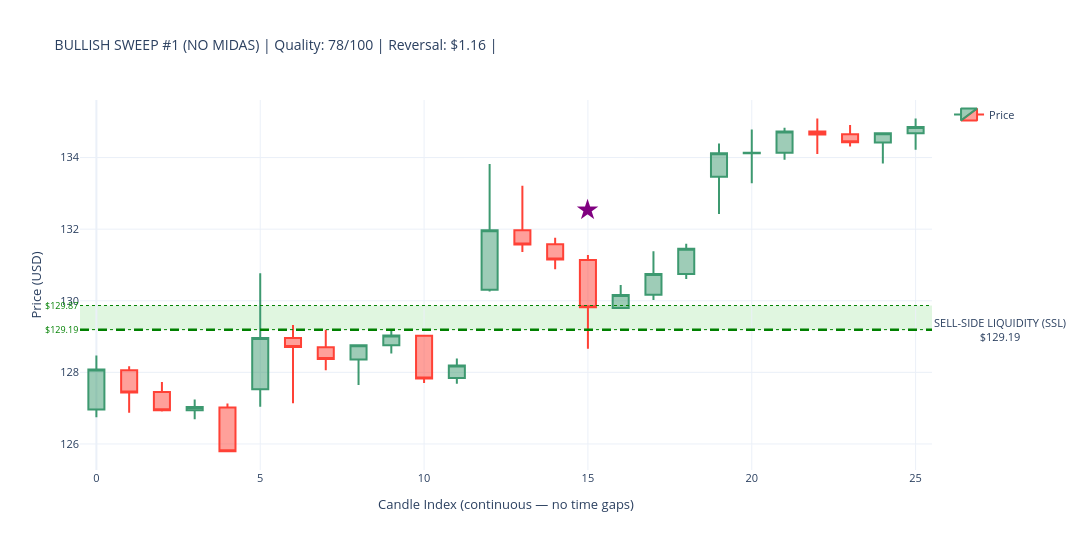
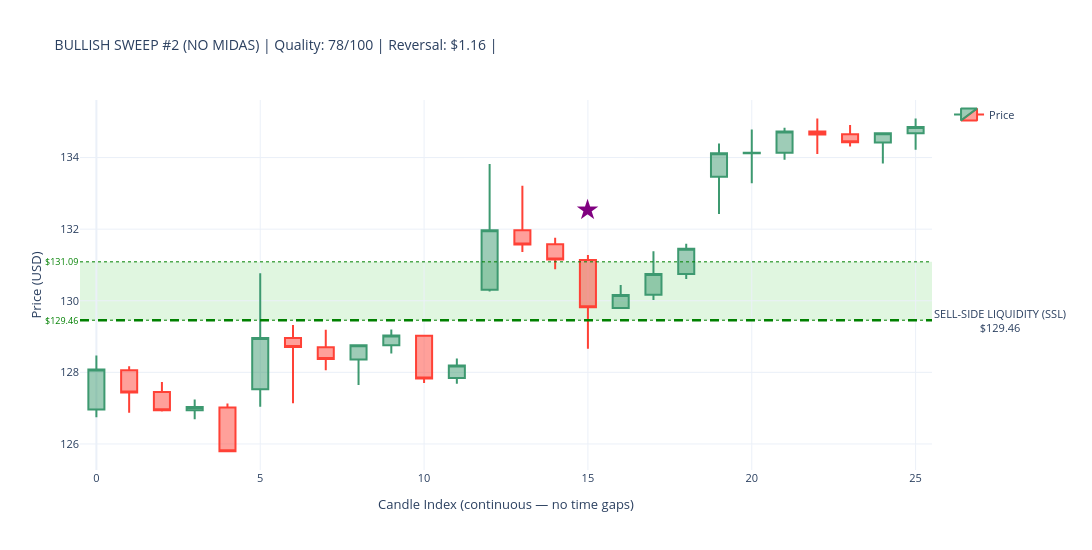
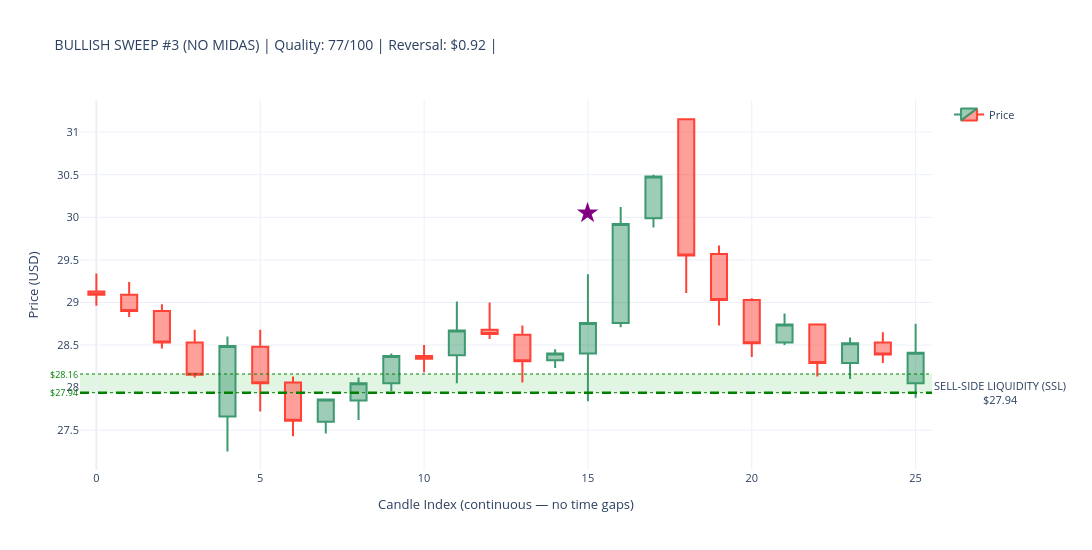
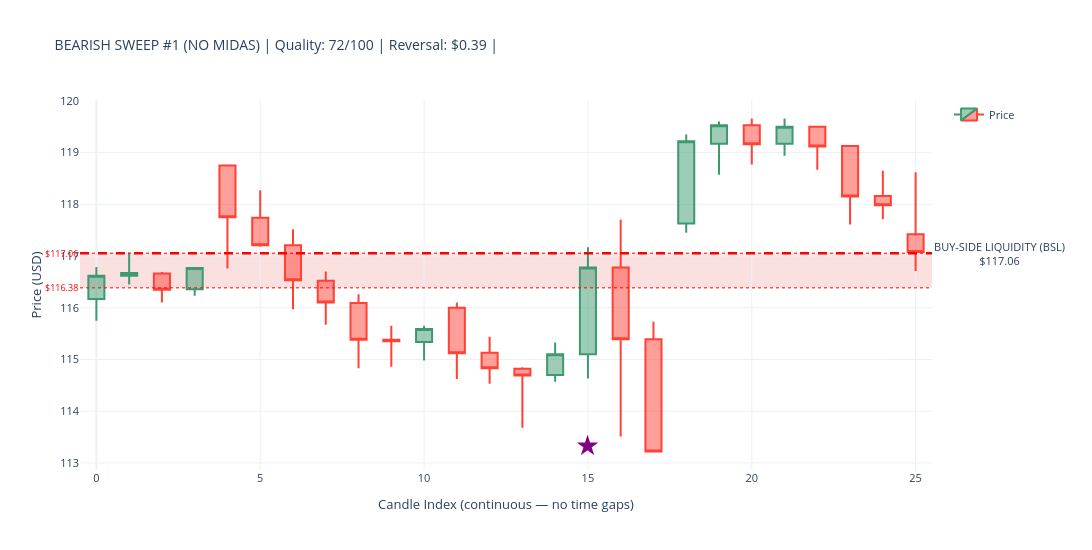

Here is the notebook cell these charts were saved with, in order:
### Markdown cell above
## Block E — Post-Detection Analysis

### Code cell
# ---------------------------------------------------------------------------
# SWEEP DETECTION CANDLESTICK VISUALIZATIONS WITH LIQUIDITY ZONES
# ---------------------------------------------------------------------------

required_vars = ['sweeps_hourly_no_midas', 'sweeps_hourly_with_midas', 'hourly_data']
missing_vars  = [v for v in required_vars if v not in globals()]

if missing_vars:
    print(f"\n⚠ WARNING: Missing variables — {missing_vars}")
    print("Please execute Part 8 first. Skipping visualization...")
else:
    print("\n✓ All required variables present. Proceeding with visualization...")

if not missing_vars:

    print("\n" + "=" * 70)
    print("VISUALIZING TOP SWEEPS — CANDLESTICK CHARTS WITH LIQUIDITY ZONES")
    print("=" * 70)

    import plotly.graph_objects as go

    price_data = hourly_data.copy()
    print(f"\n✓ Hourly data: {len(price_data)} candles")
    print(f"  Date range: {price_data['timestamp'].min().date()} → "
          f"{price_data['timestamp'].max().date()}")

    print(f"\nSweep data check:")
    print(f"  NO MIDAS  : {len(sweeps_hourly_no_midas)} total sweeps")
    if len(sweeps_hourly_no_midas) > 0:
        print(f"    Bullish : {(sweeps_hourly_no_midas['sweep_type']=='BULLISH').sum()}")
        print(f"    Bearish : {(sweeps_hourly_no_midas['sweep_type']=='BEARISH').sum()}")
    print(f"  WITH MIDAS: {len(sweeps_hourly_with_midas)} total sweeps")
    if len(sweeps_hourly_with_midas) > 0:
        print(f"    Bullish : {(sweeps_hourly_with_midas['sweep_type']=='BULLISH').sum()}")
        print(f"    Bearish : {(sweeps_hourly_with_midas['sweep_type']=='BEARISH').sum()}")


    def make_candlestick_chart_with_zones(
        price_df, sweep_timestamp, zone_level,
        zone_top, zone_bottom,
        sweep_type, chart_title
    ):
        try:
            # ── exact-hour timestamp match ────────────────────────────────────
            sweep_ts       = pd.to_datetime(sweep_timestamp)
            sweep_ts_naive = sweep_ts.tz_localize(None) if sweep_ts.tzinfo else sweep_ts
            ts_col_naive   = pd.to_datetime(price_df['timestamp']).dt.tz_localize(None)

            exact = price_df[ts_col_naive == sweep_ts_naive]
            sweep_idx = exact.index[0] if len(exact) > 0 else (
                (ts_col_naive - sweep_ts_naive).abs().idxmin()
            )

            sweep_pos = price_df.index.get_loc(sweep_idx)
            start_pos = max(0, sweep_pos - 15)
            end_pos   = min(len(price_df) - 1, sweep_pos + 10)

            subset = price_df.iloc[start_pos : end_pos + 1].copy().reset_index(drop=True)
            subset['candle_idx'] = range(len(subset))

            # FIX: build hover text as a list — Candlestick uses `text`, not `hovertemplate`
            hover_texts = [
                (f"{row['timestamp'].strftime('%Y-%m-%d %H:%M')}<br>"
                 f"O: ${row['open']:.2f}  H: ${row['high']:.2f}<br>"
                 f"L: ${row['low']:.2f}   C: ${row['close']:.2f}")
                for _, row in subset.iterrows()
            ]

            # ── candlestick ───────────────────────────────────────────────────
            fig = go.Figure(data=[go.Candlestick(
                x=subset['candle_idx'],
                open=subset['open'],  high=subset['high'],
                low=subset['low'],    close=subset['close'],
                name='Price',
                text=hover_texts,          # ← was hovertemplate (unsupported)
                hoverinfo='text',          # tell Plotly to show our text on hover
            )])

            # ── ICT-correct zone labels + actual boundaries ───────────────────
            if sweep_type == 'BULLISH':
                fill_color = 'rgba(0,180,0,0.12)'
                line_color = 'green'
                zone_label = 'SELL-SIDE LIQUIDITY (SSL)'
            else:
                fill_color = 'rgba(220,0,0,0.12)'
                line_color = 'red'
                zone_label = 'BUY-SIDE LIQUIDITY (BSL)'

            fig.add_hrect(
                y0=zone_bottom, y1=zone_top,
                fillcolor=fill_color, opacity=1.0,
                layer='below', line_width=0,
            )
            fig.add_hline(
                y=zone_level,
                line_width=2.5, line_dash='dash', line_color=line_color,
                annotation_text=f'{zone_label}<br>${zone_level:.2f}',
                annotation_position='right',
                annotation=dict(font_size=11, bgcolor='rgba(255,255,255,0.85)')
            )
            for y_val in [zone_top, zone_bottom]:
                fig.add_hline(
                    y=y_val, line_width=1, line_dash='dot', line_color=line_color,
                    annotation_text=f'${y_val:.2f}', annotation_position='left',
                    annotation=dict(font_size=9, font_color=line_color)
                )

            # ── sweep marker ──────────────────────────────────────────────────
            sweep_subset_pos = sweep_pos - start_pos
            if 0 <= sweep_subset_pos < len(subset):
                row_c = subset.iloc[sweep_subset_pos]
                cr    = row_c['high'] - row_c['low']
                arrow_y = (row_c['high'] + cr * 0.5 if sweep_type == 'BULLISH'
                           else row_c['low'] - cr * 0.5)
                fig.add_annotation(
                    x=row_c['candle_idx'], y=arrow_y,
                    text='★', showarrow=False,
                    font=dict(size=28, color='purple'),
                    xanchor='center'
                )

            fig.update_layout(
                title=dict(text=chart_title, font=dict(size=14)),
                yaxis_title='Price (USD)',
                xaxis_title='Candle Index (continuous — no time gaps)',
                template='plotly_white',
                height=550, width=1150,
                hovermode='x unified',
                xaxis_rangeslider_visible=False,
                xaxis=dict(type='linear'),
                showlegend=True,
                font=dict(size=11),
                margin=dict(l=80, r=160, t=100, b=80),
            )
            return fig

        except Exception as e:
            print(f"      ✗ Error ({type(e).__name__}): {e}")
            return None


    def plot_sweep_set(sweeps_df, label):
        if sweeps_df.empty:
            print(f"\n✗ No sweeps in {label} dataset")
            return

        print(f"\n{'=' * 70}")
        print(f"{label} SWEEPS WITH LIQUIDITY ZONES")
        print('=' * 70)

        for sweep_type, side_label in [
            ('BULLISH', 'SSL Raids (demand zone sweeps — bullish reversal)'),
            ('BEARISH', 'BSL Raids (supply zone sweeps — bearish reversal)'),
        ]:
            subset = (
                sweeps_df[sweeps_df['sweep_type'] == sweep_type]
                .nlargest(3, 'sweep_quality_score')
            )
            print(f"\n{side_label}  ({len(subset)} shown):")

            for i, (_, row) in enumerate(subset.iterrows(), 1):
                z_top = float(row.get('zone_top',    row['zone_level'] * 1.005))
                z_bot = float(row.get('zone_bottom', row['zone_level'] * 0.995))

                title = (
                    f"{sweep_type} SWEEP #{i} ({label}) | "
                    f"Quality: {row['sweep_quality_score']:.0f}/100 | "
                    f"Reversal: ${row['reversal_distance']:.2f} | "
                )
                print(f"  {i}. {row['timestamp']}  zone=${row['zone_level']:.2f}")

                fig = make_candlestick_chart_with_zones(
                    price_data,
                    sweep_timestamp = row['timestamp'],
                    zone_level      = row['zone_level'],
                    zone_top        = z_top,
                    zone_bottom     = z_bot,
                    sweep_type      = sweep_type,
                    chart_title     = title,
                )
                if fig:
                    fig.show()
                else:
                    print("      → Could not create chart")


    plot_sweep_set(sweeps_hourly_no_midas,   'NO MIDAS')
    plot_sweep_set(sweeps_hourly_with_midas, 'WITH MIDAS')

    print("\n" + "=" * 70)
    print("✓ LIQUIDITY ZONE SWEEP VISUALIZATION COMPLETE")
    print("=" * 70)
    print("\nVISUAL LEGEND:")
    print("  🟢 GREEN ZONE : Demand zone — SSL raid (BULLISH sweep, reversal up)")
    print("  🔴 RED ZONE   : Supply zone — BSL raid (BEARISH sweep, reversal down)")
    print("  ★ Star        : Exact sweep detection candle")
    print("  - - Dashed    : Zone midline (zone_level)")
    print("  ··· Dotted    : Actual zone top / bottom boundaries")

### Figure 1 — Plotly figure (JSON) as saved in the notebook; plotly's stock layout.template omitted (floating-point values rounded to 4 significant figures)
{"data": [{"close": [128.1, 127.4, 126.9, 127.0, 125.8, 129.0, 128.7, 128.4, 128.8, 129.0, 127.8, 128.2, 132.0, 131.6, 131.2, 129.8, 130.2, 130.8, 131.4, 134.1, 134.1, 134.7, 134.6, 134.4, 134.7, 134.8], "high": [128.5, 128.2, 127.7, 127.2, 127.1, 130.8, 129.3, 129.2, 128.8, 129.2, 129.0, 128.4, 133.8, 133.2, 131.8, 131.3, 130.4, 131.4, 131.6, 134.4, 134.8, 134.8, 135.1, 134.9, 134.7, 135.1], "hoverinfo": "text", "low": [126.8, 126.9, 126.9, 126.7, 125.8, 127.0, 127.1, 128.1, 127.7, 128.5, 127.7, 127.7, 130.3, 131.4, 130.9, 128.7, 129.8, 130.0, 130.6, 132.4, 133.3, 133.9, 134.1, 134.3, 133.8, 134.2], "name": "Price", "open": [127.0, 128.1, 127.5, 126.9, 127.0, 127.5, 129.0, 128.7, 128.4, 128.8, 129.0, 127.8, 130.3, 132.0, 131.6, 131.1, 129.8, 130.2, 130.8, 133.5, 134.1, 134.1, 134.7, 134.7, 134.4, 134.7], "text": ["2024-07-05 11:30<br>O: $126.96  H: $128.47<br>L: $126.75   C: $128.08", "2024-07-05 12:30<br>O: $128.06  H: $128.17<br>L: $126.87   C: $127.44", "2024-07-05 13:30<br>O: $127.45  H: $127.73<br>L: $126.91   C: $126.94", "2024-07-05 14:30<br>O: $126.94  H: $127.24<br>L: $126.69   C: $127.03", "2024-07-05 15:30<br>O: $127.02  H: $127.13<br>L: $125.79   C: $125.80", "2024-07-08 09:30<br>O: $127.53  H: $130.77<br>L: $127.04   C: $128.96", "2024-07-08 10:30<br>O: $128.96  H: $129.32<br>L: $127.14   C: $128.71", "2024-07-08 11:30<br>O: $128.70  H: $129.19<br>L: $128.06   C: $128.37", "2024-07-08 12:30<br>O: $128.36  H: $128.76<br>L: $127.65   C: $128.76", "2024-07-08 13:30<br>O: $128.76  H: $129.20<br>L: $128.53   C: $129.03", "2024-07-08 14:30<br>O: $129.02  H: $129.02<br>L: $127.70   C: $127.83", "2024-07-08 15:30<br>O: $127.84  H: $128.39<br>L: $127.68   C: $128.19", "2024-07-09 09:30<br>O: $130.31  H: $133.82<br>L: $130.26   C: $131.97", "2024-07-09 10:30<br>O: $131.97  H: $133.21<br>L: $131.36   C: $131.57", "2024-07-09 11:30<br>O: $131.58  H: $131.76<br>L: $130.88   C: $131.15", "2024-07-09 12:30<br>O: $131.14  H: $131.28<br>L: $128.66   C: $129.82", "2024-07-09 13:30<br>O: $129.80  H: $130.44<br>L: $129.79   C: $130.16", "2024-07-09 14:30<br>O: $130.17  H: $131.38<br>L: $130.02   C: $130.75", "2024-07-09 15:30<br>O: $130.75  H: $131.59<br>L: $130.61   C: $131.45", "2024-07-10 09:30<br>O: $133.46  H: $134.39<br>L: $132.42   C: $134.12", "2024-07-10 10:30<br>O: $134.12  H: $134.78<br>L: $133.28   C: $134.13", "2024-07-10 11:30<br>O: $134.13  H: $134.83<br>L: $133.94   C: $134.73", "2024-07-10 12:30<br>O: $134.73  H: $135.09<br>L: $134.10   C: $134.64", "2024-07-10 13:30<br>O: $134.65  H: $134.91<br>L: $134.31   C: $134.43", "2024-07-10 14:30<br>O: $134.42  H: $134.70<br>L: $133.83   C: $134.68", "2024-07-10 15:30<br>O: $134.68  H: $135.09<br>L: $134.22   C: $134.85"], "type": "candlestick", "x": [0, 1, 2, 3, 4, 5, 6, 7, 8, 9, 10, 11, 12, 13, 14, 15, 16, 17, 18, 19, 20, 21, 22, 23, 24, 25]}], "layout": {"annotations": [{"bgcolor": "rgba(255,255,255,0.85)", "font": {"size": 11}, "showarrow": false, "text": "SELL-SIDE LIQUIDITY (SSL)<br>$129.19", "x": 1, "xanchor": "left", "xref": "x domain", "y": 129.2, "yanchor": "middle", "yref": "y"}, {"font": {"color": "green", "size": 9}, "showarrow": false, "text": "$129.87", "x": 0, "xanchor": "right", "xref": "x domain", "y": 129.9, "yanchor": "middle", "yref": "y"}, {"font": {"color": "green", "size": 9}, "showarrow": false, "text": "$129.19", "x": 0, "xanchor": "right", "xref": "x domain", "y": 129.2, "yanchor": "middle", "yref": "y"}, {"font": {"color": "purple", "size": 28}, "showarrow": false, "text": "★", "x": 15, "xanchor": "center", "y": 132.6}], "font": {"size": 11}, "height": 550, "hovermode": "x unified", "margin": {"b": 80, "l": 80, "r": 160, "t": 100}, "shapes": [{"fillcolor": "rgba(0,180,0,0.12)", "layer": "below", "line": {"width": 0}, "opacity": 1, "type": "rect", "x0": 0, "x1": 1, "xref": "x domain", "y0": 129.2, "y1": 129.9, "yref": "y"}, {"line": {"color": "green", "dash": "dash", "width": 2.5}, "type": "line", "x0": 0, "x1": 1, "xref": "x domain", "y0": 129.2, "y1": 129.2, "yref": "y"}, {"line": {"color": "green", "dash": "dot", "width": 1}, "type": "line", "x0": 0, "x1": 1, "xref": "x domain", "y0": 129.9, "y1": 129.9, "yref": "y"}, {"line": {"color": "green", "dash": "dot", "width": 1}, "type": "line", "x0": 0, "x1": 1, "xref": "x domain", "y0": 129.2, "y1": 129.2, "yref": "y"}], "showlegend": true, "title": {"font": {"size": 14}, "text": "BULLISH SWEEP #1 (NO MIDAS) | Quality: 78/100 | Reversal: $1.16 | "}, "width": 1150, "xaxis": {"rangeslider": {"visible": false}, "title": {"text": "Candle Index (continuous — no time gaps)"}, "type": "linear"}, "yaxis": {"title": {"text": "Price (USD)"}}}}

### Figure 2 — Plotly figure (JSON) as saved in the notebook; plotly's stock layout.template omitted (floating-point values rounded to 4 significant figures)
{"data": [{"close": [128.1, 127.4, 126.9, 127.0, 125.8, 129.0, 128.7, 128.4, 128.8, 129.0, 127.8, 128.2, 132.0, 131.6, 131.2, 129.8, 130.2, 130.8, 131.4, 134.1, 134.1, 134.7, 134.6, 134.4, 134.7, 134.8], "high": [128.5, 128.2, 127.7, 127.2, 127.1, 130.8, 129.3, 129.2, 128.8, 129.2, 129.0, 128.4, 133.8, 133.2, 131.8, 131.3, 130.4, 131.4, 131.6, 134.4, 134.8, 134.8, 135.1, 134.9, 134.7, 135.1], "hoverinfo": "text", "low": [126.8, 126.9, 126.9, 126.7, 125.8, 127.0, 127.1, 128.1, 127.7, 128.5, 127.7, 127.7, 130.3, 131.4, 130.9, 128.7, 129.8, 130.0, 130.6, 132.4, 133.3, 133.9, 134.1, 134.3, 133.8, 134.2], "name": "Price", "open": [127.0, 128.1, 127.5, 126.9, 127.0, 127.5, 129.0, 128.7, 128.4, 128.8, 129.0, 127.8, 130.3, 132.0, 131.6, 131.1, 129.8, 130.2, 130.8, 133.5, 134.1, 134.1, 134.7, 134.7, 134.4, 134.7], "text": ["2024-07-05 11:30<br>O: $126.96  H: $128.47<br>L: $126.75   C: $128.08", "2024-07-05 12:30<br>O: $128.06  H: $128.17<br>L: $126.87   C: $127.44", "2024-07-05 13:30<br>O: $127.45  H: $127.73<br>L: $126.91   C: $126.94", "2024-07-05 14:30<br>O: $126.94  H: $127.24<br>L: $126.69   C: $127.03", "2024-07-05 15:30<br>O: $127.02  H: $127.13<br>L: $125.79   C: $125.80", "2024-07-08 09:30<br>O: $127.53  H: $130.77<br>L: $127.04   C: $128.96", "2024-07-08 10:30<br>O: $128.96  H: $129.32<br>L: $127.14   C: $128.71", "2024-07-08 11:30<br>O: $128.70  H: $129.19<br>L: $128.06   C: $128.37", "2024-07-08 12:30<br>O: $128.36  H: $128.76<br>L: $127.65   C: $128.76", "2024-07-08 13:30<br>O: $128.76  H: $129.20<br>L: $128.53   C: $129.03", "2024-07-08 14:30<br>O: $129.02  H: $129.02<br>L: $127.70   C: $127.83", "2024-07-08 15:30<br>O: $127.84  H: $128.39<br>L: $127.68   C: $128.19", "2024-07-09 09:30<br>O: $130.31  H: $133.82<br>L: $130.26   C: $131.97", "2024-07-09 10:30<br>O: $131.97  H: $133.21<br>L: $131.36   C: $131.57", "2024-07-09 11:30<br>O: $131.58  H: $131.76<br>L: $130.88   C: $131.15", "2024-07-09 12:30<br>O: $131.14  H: $131.28<br>L: $128.66   C: $129.82", "2024-07-09 13:30<br>O: $129.80  H: $130.44<br>L: $129.79   C: $130.16", "2024-07-09 14:30<br>O: $130.17  H: $131.38<br>L: $130.02   C: $130.75", "2024-07-09 15:30<br>O: $130.75  H: $131.59<br>L: $130.61   C: $131.45", "2024-07-10 09:30<br>O: $133.46  H: $134.39<br>L: $132.42   C: $134.12", "2024-07-10 10:30<br>O: $134.12  H: $134.78<br>L: $133.28   C: $134.13", "2024-07-10 11:30<br>O: $134.13  H: $134.83<br>L: $133.94   C: $134.73", "2024-07-10 12:30<br>O: $134.73  H: $135.09<br>L: $134.10   C: $134.64", "2024-07-10 13:30<br>O: $134.65  H: $134.91<br>L: $134.31   C: $134.43", "2024-07-10 14:30<br>O: $134.42  H: $134.70<br>L: $133.83   C: $134.68", "2024-07-10 15:30<br>O: $134.68  H: $135.09<br>L: $134.22   C: $134.85"], "type": "candlestick", "x": [0, 1, 2, 3, 4, 5, 6, 7, 8, 9, 10, 11, 12, 13, 14, 15, 16, 17, 18, 19, 20, 21, 22, 23, 24, 25]}], "layout": {"annotations": [{"bgcolor": "rgba(255,255,255,0.85)", "font": {"size": 11}, "showarrow": false, "text": "SELL-SIDE LIQUIDITY (SSL)<br>$129.46", "x": 1, "xanchor": "left", "xref": "x domain", "y": 129.5, "yanchor": "middle", "yref": "y"}, {"font": {"color": "green", "size": 9}, "showarrow": false, "text": "$131.09", "x": 0, "xanchor": "right", "xref": "x domain", "y": 131.1, "yanchor": "middle", "yref": "y"}, {"font": {"color": "green", "size": 9}, "showarrow": false, "text": "$129.46", "x": 0, "xanchor": "right", "xref": "x domain", "y": 129.5, "yanchor": "middle", "yref": "y"}, {"font": {"color": "purple", "size": 28}, "showarrow": false, "text": "★", "x": 15, "xanchor": "center", "y": 132.6}], "font": {"size": 11}, "height": 550, "hovermode": "x unified", "margin": {"b": 80, "l": 80, "r": 160, "t": 100}, "shapes": [{"fillcolor": "rgba(0,180,0,0.12)", "layer": "below", "line": {"width": 0}, "opacity": 1, "type": "rect", "x0": 0, "x1": 1, "xref": "x domain", "y0": 129.5, "y1": 131.1, "yref": "y"}, {"line": {"color": "green", "dash": "dash", "width": 2.5}, "type": "line", "x0": 0, "x1": 1, "xref": "x domain", "y0": 129.5, "y1": 129.5, "yref": "y"}, {"line": {"color": "green", "dash": "dot", "width": 1}, "type": "line", "x0": 0, "x1": 1, "xref": "x domain", "y0": 131.1, "y1": 131.1, "yref": "y"}, {"line": {"color": "green", "dash": "dot", "width": 1}, "type": "line", "x0": 0, "x1": 1, "xref": "x domain", "y0": 129.5, "y1": 129.5, "yref": "y"}], "showlegend": true, "title": {"font": {"size": 14}, "text": "BULLISH SWEEP #2 (NO MIDAS) | Quality: 78/100 | Reversal: $1.16 | "}, "width": 1150, "xaxis": {"rangeslider": {"visible": false}, "title": {"text": "Candle Index (continuous — no time gaps)"}, "type": "linear"}, "yaxis": {"title": {"text": "Price (USD)"}}}}

### Figure 3 — Plotly figure (JSON) as saved in the notebook; plotly's stock layout.template omitted (floating-point values rounded to 4 significant figures)
{"data": [{"close": [29.09, 28.9, 28.53, 28.15, 28.49, 28.05, 27.61, 27.86, 28.05, 28.37, 28.34, 28.67, 28.63, 28.31, 28.4, 28.76, 29.92, 30.48, 29.55, 29.03, 28.52, 28.74, 28.29, 28.52, 28.39, 28.41], "high": [29.34, 29.24, 28.98, 28.68, 28.6, 28.68, 28.13, 27.87, 28.12, 28.4, 28.5, 29.01, 29.0, 28.73, 28.45, 29.33, 30.12, 30.5, 31.16, 29.67, 29.05, 28.87, 28.75, 28.59, 28.65, 28.75], "hoverinfo": "text", "low": [28.96, 28.83, 28.46, 28.12, 27.25, 27.72, 27.43, 27.46, 27.62, 27.96, 28.18, 28.05, 28.57, 28.06, 28.23, 27.84, 28.71, 29.88, 29.11, 28.73, 28.36, 28.5, 28.13, 28.1, 28.29, 27.88], "name": "Price", "open": [29.13, 29.09, 28.9, 28.53, 27.66, 28.48, 28.06, 27.6, 27.85, 28.05, 28.37, 28.38, 28.68, 28.62, 28.32, 28.4, 28.76, 29.99, 31.15, 29.57, 29.03, 28.53, 28.74, 28.29, 28.53, 28.05], "text": ["2021-12-13 12:30<br>O: $29.13  H: $29.34<br>L: $28.96   C: $29.09", "2021-12-13 13:30<br>O: $29.09  H: $29.24<br>L: $28.83   C: $28.90", "2021-12-13 14:30<br>O: $28.90  H: $28.98<br>L: $28.46   C: $28.53", "2021-12-13 15:30<br>O: $28.53  H: $28.68<br>L: $28.12   C: $28.15", "2021-12-14 09:30<br>O: $27.66  H: $28.60<br>L: $27.25   C: $28.49", "2021-12-14 10:30<br>O: $28.48  H: $28.68<br>L: $27.72   C: $28.05", "2021-12-14 11:30<br>O: $28.06  H: $28.13<br>L: $27.43   C: $27.61", "2021-12-14 12:30<br>O: $27.60  H: $27.87<br>L: $27.46   C: $27.86", "2021-12-14 13:30<br>O: $27.85  H: $28.12<br>L: $27.62   C: $28.05", "2021-12-14 14:30<br>O: $28.05  H: $28.40<br>L: $27.96   C: $28.37", "2021-12-14 15:30<br>O: $28.37  H: $28.50<br>L: $28.18   C: $28.34", "2021-12-15 09:30<br>O: $28.38  H: $29.01<br>L: $28.05   C: $28.67", "2021-12-15 10:30<br>O: $28.68  H: $29.00<br>L: $28.57   C: $28.63", "2021-12-15 11:30<br>O: $28.62  H: $28.73<br>L: $28.06   C: $28.31", "2021-12-15 12:30<br>O: $28.32  H: $28.45<br>L: $28.23   C: $28.40", "2021-12-15 13:30<br>O: $28.40  H: $29.33<br>L: $27.84   C: $28.76", "2021-12-15 14:30<br>O: $28.76  H: $30.12<br>L: $28.71   C: $29.92", "2021-12-15 15:30<br>O: $29.99  H: $30.50<br>L: $29.88   C: $30.48", "2021-12-16 09:30<br>O: $31.15  H: $31.16<br>L: $29.11   C: $29.55", "2021-12-16 10:30<br>O: $29.57  H: $29.67<br>L: $28.73   C: $29.03", "2021-12-16 11:30<br>O: $29.03  H: $29.05<br>L: $28.36   C: $28.52", "2021-12-16 12:30<br>O: $28.53  H: $28.87<br>L: $28.50   C: $28.74", "2021-12-16 13:30<br>O: $28.74  H: $28.75<br>L: $28.13   C: $28.29", "2021-12-16 14:30<br>O: $28.29  H: $28.59<br>L: $28.10   C: $28.52", "2021-12-16 15:30<br>O: $28.53  H: $28.65<br>L: $28.29   C: $28.39", "2021-12-17 09:30<br>O: $28.05  H: $28.75<br>L: $27.88   C: $28.41"], "type": "candlestick", "x": [0, 1, 2, 3, 4, 5, 6, 7, 8, 9, 10, 11, 12, 13, 14, 15, 16, 17, 18, 19, 20, 21, 22, 23, 24, 25]}], "layout": {"annotations": [{"bgcolor": "rgba(255,255,255,0.85)", "font": {"size": 11}, "showarrow": false, "text": "SELL-SIDE LIQUIDITY (SSL)<br>$27.94", "x": 1, "xanchor": "left", "xref": "x domain", "y": 27.94, "yanchor": "middle", "yref": "y"}, {"font": {"color": "green", "size": 9}, "showarrow": false, "text": "$28.16", "x": 0, "xanchor": "right", "xref": "x domain", "y": 28.16, "yanchor": "middle", "yref": "y"}, {"font": {"color": "green", "size": 9}, "showarrow": false, "text": "$27.94", "x": 0, "xanchor": "right", "xref": "x domain", "y": 27.94, "yanchor": "middle", "yref": "y"}, {"font": {"color": "purple", "size": 28}, "showarrow": false, "text": "★", "x": 15, "xanchor": "center", "y": 30.07}], "font": {"size": 11}, "height": 550, "hovermode": "x unified", "margin": {"b": 80, "l": 80, "r": 160, "t": 100}, "shapes": [{"fillcolor": "rgba(0,180,0,0.12)", "layer": "below", "line": {"width": 0}, "opacity": 1, "type": "rect", "x0": 0, "x1": 1, "xref": "x domain", "y0": 27.94, "y1": 28.16, "yref": "y"}, {"line": {"color": "green", "dash": "dash", "width": 2.5}, "type": "line", "x0": 0, "x1": 1, "xref": "x domain", "y0": 27.94, "y1": 27.94, "yref": "y"}, {"line": {"color": "green", "dash": "dot", "width": 1}, "type": "line", "x0": 0, "x1": 1, "xref": "x domain", "y0": 28.16, "y1": 28.16, "yref": "y"}, {"line": {"color": "green", "dash": "dot", "width": 1}, "type": "line", "x0": 0, "x1": 1, "xref": "x domain", "y0": 27.94, "y1": 27.94, "yref": "y"}], "showlegend": true, "title": {"font": {"size": 14}, "text": "BULLISH SWEEP #3 (NO MIDAS) | Quality: 77/100 | Reversal: $0.92 | "}, "width": 1150, "xaxis": {"rangeslider": {"visible": false}, "title": {"text": "Candle Index (continuous — no time gaps)"}, "type": "linear"}, "yaxis": {"title": {"text": "Price (USD)"}}}}

### Figure 4 — Plotly figure (JSON) as saved in the notebook; plotly's stock layout.template omitted (floating-point values rounded to 4 significant figures)
{"data": [{"close": [116.6, 116.7, 116.3, 116.8, 117.8, 117.2, 116.5, 116.1, 115.4, 115.3, 115.6, 115.1, 114.8, 114.7, 115.1, 116.8, 115.4, 113.2, 119.2, 119.5, 119.2, 119.5, 119.1, 118.2, 118.0, 117.1], "high": [116.8, 117.1, 116.7, 116.8, 118.8, 118.3, 117.5, 116.7, 116.3, 115.7, 115.7, 116.1, 115.4, 114.8, 115.3, 117.2, 117.7, 115.7, 119.3, 119.6, 119.7, 119.7, 119.5, 119.1, 118.7, 118.6], "hoverinfo": "text", "low": [115.8, 116.5, 116.1, 116.2, 116.8, 117.2, 116.0, 115.7, 114.8, 114.9, 115.0, 114.6, 114.5, 113.7, 114.6, 114.6, 113.5, 113.2, 117.5, 118.6, 118.8, 118.9, 118.7, 117.6, 117.7, 116.7], "name": "Price", "open": [116.2, 116.6, 116.7, 116.4, 118.8, 117.7, 117.2, 116.5, 116.1, 115.4, 115.3, 116.0, 115.1, 114.8, 114.7, 115.1, 116.8, 115.4, 117.6, 119.2, 119.5, 119.2, 119.5, 119.1, 118.2, 117.4], "text": ["2024-09-16 12:30<br>O: $116.17  H: $116.79<br>L: $115.75   C: $116.62", "2024-09-16 13:30<br>O: $116.62  H: $117.07<br>L: $116.45   C: $116.67", "2024-09-16 14:30<br>O: $116.66  H: $116.69<br>L: $116.10   C: $116.35", "2024-09-16 15:30<br>O: $116.36  H: $116.79<br>L: $116.23   C: $116.77", "2024-09-17 09:30<br>O: $118.75  H: $118.77<br>L: $116.76   C: $117.75", "2024-09-17 10:30<br>O: $117.74  H: $118.27<br>L: $117.18   C: $117.21", "2024-09-17 11:30<br>O: $117.21  H: $117.52<br>L: $115.97   C: $116.53", "2024-09-17 12:30<br>O: $116.52  H: $116.70<br>L: $115.67   C: $116.10", "2024-09-17 13:30<br>O: $116.09  H: $116.26<br>L: $114.83   C: $115.38", "2024-09-17 14:30<br>O: $115.38  H: $115.65<br>L: $114.86   C: $115.35", "2024-09-17 15:30<br>O: $115.34  H: $115.65<br>L: $114.98   C: $115.59", "2024-09-18 09:30<br>O: $116.00  H: $116.10<br>L: $114.62   C: $115.12", "2024-09-18 10:30<br>O: $115.13  H: $115.44<br>L: $114.53   C: $114.83", "2024-09-18 11:30<br>O: $114.82  H: $114.85<br>L: $113.68   C: $114.69", "2024-09-18 12:30<br>O: $114.70  H: $115.33<br>L: $114.57   C: $115.10", "2024-09-18 13:30<br>O: $115.10  H: $117.17<br>L: $114.63   C: $116.78", "2024-09-18 14:30<br>O: $116.78  H: $117.70<br>L: $113.51   C: $115.39", "2024-09-18 15:30<br>O: $115.39  H: $115.73<br>L: $113.22   C: $113.22", "2024-09-19 09:30<br>O: $117.63  H: $119.35<br>L: $117.45   C: $119.22", "2024-09-19 10:30<br>O: $119.17  H: $119.60<br>L: $118.57   C: $119.53", "2024-09-19 11:30<br>O: $119.53  H: $119.66<br>L: $118.77   C: $119.16", "2024-09-19 12:30<br>O: $119.17  H: $119.66<br>L: $118.94   C: $119.50", "2024-09-19 13:30<br>O: $119.50  H: $119.52<br>L: $118.67   C: $119.12", "2024-09-19 14:30<br>O: $119.13  H: $119.14<br>L: $117.61   C: $118.15", "2024-09-19 15:30<br>O: $118.16  H: $118.65<br>L: $117.71   C: $117.98", "2024-09-20 09:30<br>O: $117.42  H: $118.62<br>L: $116.71   C: $117.08"], "type": "candlestick", "x": [0, 1, 2, 3, 4, 5, 6, 7, 8, 9, 10, 11, 12, 13, 14, 15, 16, 17, 18, 19, 20, 21, 22, 23, 24, 25]}], "layout": {"annotations": [{"bgcolor": "rgba(255,255,255,0.85)", "font": {"size": 11}, "showarrow": false, "text": "BUY-SIDE LIQUIDITY (BSL)<br>$117.06", "x": 1, "xanchor": "left", "xref": "x domain", "y": 117.1, "yanchor": "middle", "yref": "y"}, {"font": {"color": "red", "size": 9}, "showarrow": false, "text": "$117.06", "x": 0, "xanchor": "right", "xref": "x domain", "y": 117.1, "yanchor": "middle", "yref": "y"}, {"font": {"color": "red", "size": 9}, "showarrow": false, "text": "$116.38", "x": 0, "xanchor": "right", "xref": "x domain", "y": 116.4, "yanchor": "middle", "yref": "y"}, {"font": {"color": "purple", "size": 28}, "showarrow": false, "text": "★", "x": 15, "xanchor": "center", "y": 113.4}], "font": {"size": 11}, "height": 550, "hovermode": "x unified", "margin": {"b": 80, "l": 80, "r": 160, "t": 100}, "shapes": [{"fillcolor": "rgba(220,0,0,0.12)", "layer": "below", "line": {"width": 0}, "opacity": 1, "type": "rect", "x0": 0, "x1": 1, "xref": "x domain", "y0": 116.4, "y1": 117.1, "yref": "y"}, {"line": {"color": "red", "dash": "dash", "width": 2.5}, "type": "line", "x0": 0, "x1": 1, "xref": "x domain", "y0": 117.1, "y1": 117.1, "yref": "y"}, {"line": {"color": "red", "dash": "dot", "width": 1}, "type": "line", "x0": 0, "x1": 1, "xref": "x domain", "y0": 117.1, "y1": 117.1, "yref": "y"}, {"line": {"color": "red", "dash": "dot", "width": 1}, "type": "line", "x0": 0, "x1": 1, "xref": "x domain", "y0": 116.4, "y1": 116.4, "yref": "y"}], "showlegend": true, "title": {"font": {"size": 14}, "text": "BEARISH SWEEP #1 (NO MIDAS) | Quality: 72/100 | Reversal: $0.39 | "}, "width": 1150, "xaxis": {"rangeslider": {"visible": false}, "title": {"text": "Candle Index (continuous — no time gaps)"}, "type": "linear"}, "yaxis": {"title": {"text": "Price (USD)"}}}}
